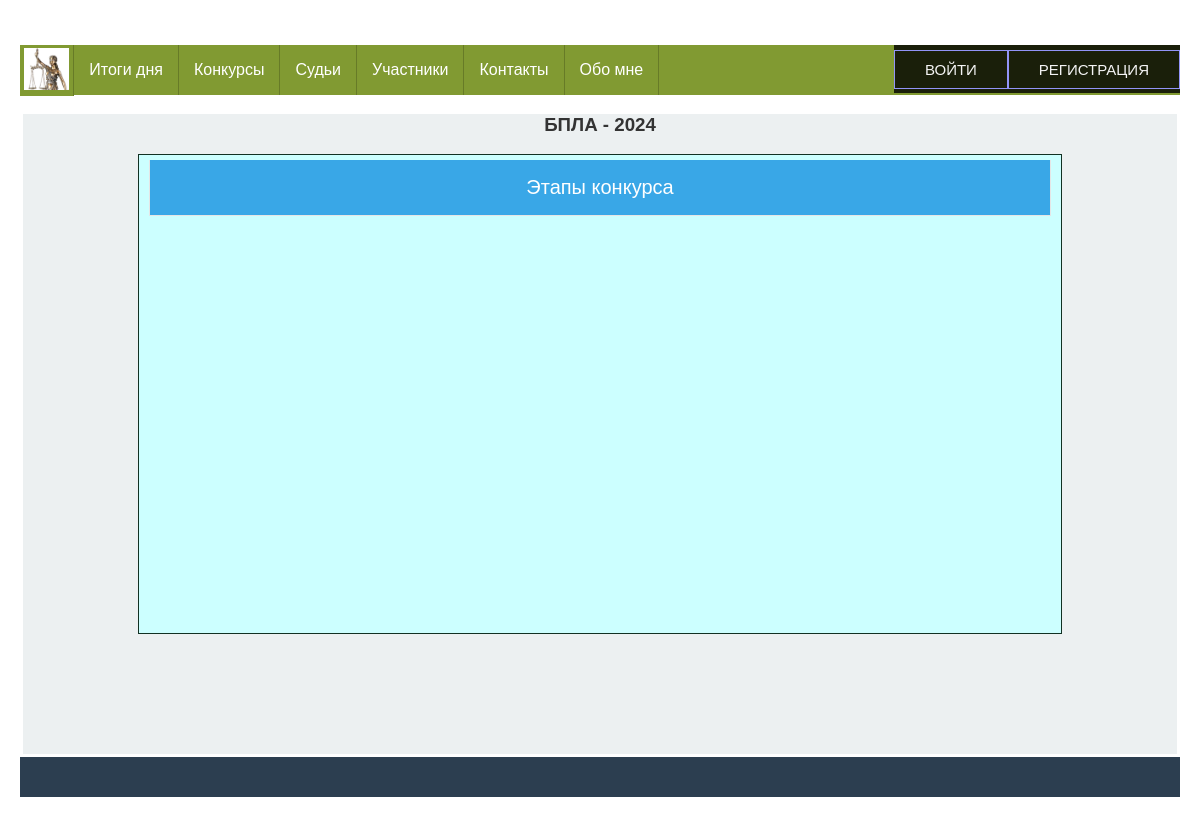
Before: /competitions/view_competition/1/ with the older database file.
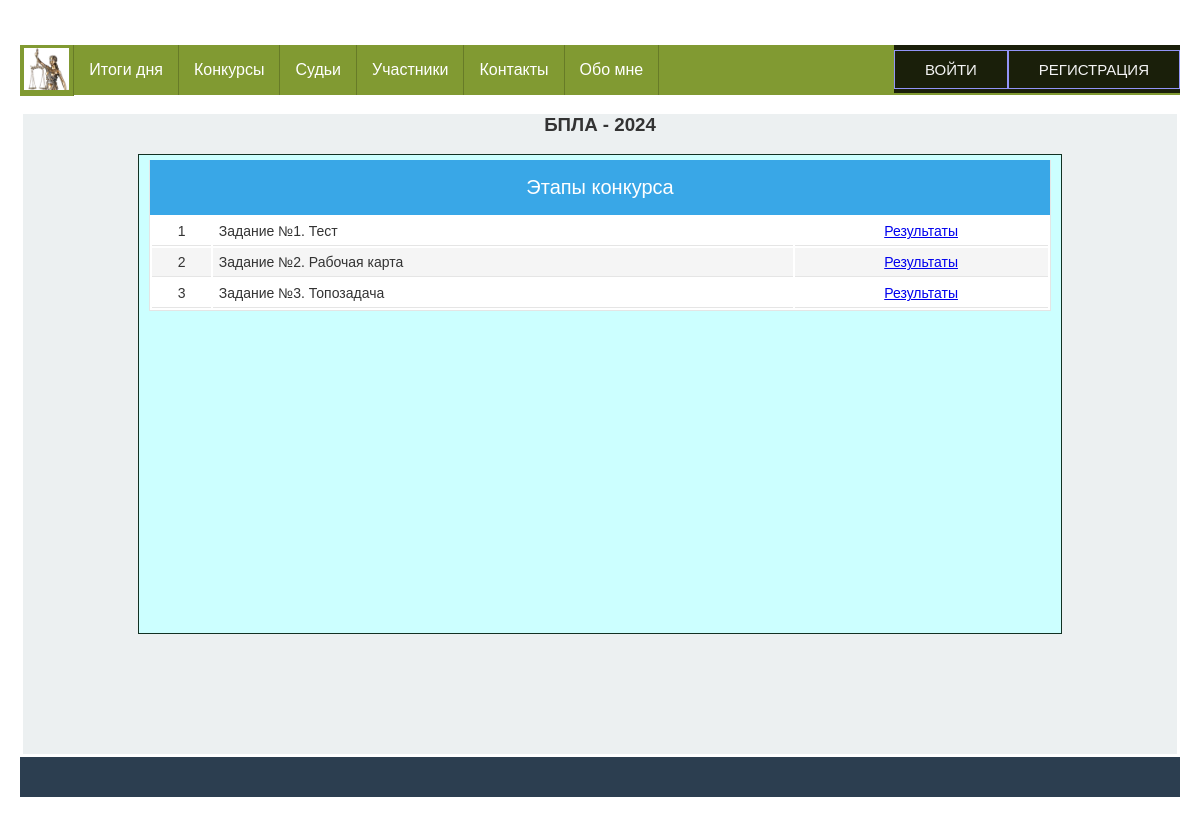
After: the same page with the newer database file.
### app_for_competitions/models.py (models this page shows, shortened)
class CompetitionTask(models.Model):
    class Meta:
        db_table = 'competition_tasks'
        verbose_name = _('Этап конкурса')
        verbose_name_plural = _('Этапы конкурсов')
    name = models.CharField(max_length=50)
    competition = models.ForeignKey(Competition, on_delete=models.CASCADE)

### app_for_competitions/views.py (the view)
# urls.py: path('view_competition/<int:pk>/', view_competition, name='view_competition'),
def view_competition(request, pk):
    competition = get_object_or_404(Competition, id=pk)
    context = {'title': f"{competition.name}"}
    competition_tasks = CompetitionTask.objects.filter(competition=competition)
    context['competition_tasks'] = competition_tasks
    context['competition_id'] = pk
    return render(request, 'app_for_competitions/view_competition_tasks.html', context)

### app_for_competitions/templates/app_for_competitions/view_competition_tasks.html (shortened to what this page needs)
{% extends 'base.html' %}
{% load static %}
{% block content %}
<h3 class="center">{{ title }}</h3>
<div class="row">
    <div class="table-caption">Этапы конкурса</div>
    <table id="table">
        <tbody>
        {% for task in competition_tasks %}
        <tr>
            <td>{{ task.id }}</td>
            <td style="text-align: left">{{ task.name }}</td>
            <td><a href="{% url 'view_task_result' pk=task.id pc=competition_id %}">Результаты</a></td>
        </tr>
        {% endfor %}
        </tbody>
    </table>
</div>
{%  endblock %}

Changed rows visible on the page:
added CompetitionTask: id "1", name "Задание №1. Тест"
added CompetitionTask: id "2", name "Задание №2. Рабочая карта"
added CompetitionTask: id "3", name "Задание №3. Топозадача"
